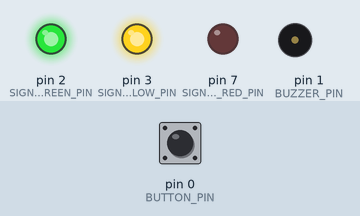
Bench run of a sketch on a simulated Arduino Uno, built with avr-gcc and run on an emulated ATmega328P. Parts: output pins drawn as LEDs (lit = HIGH), buzzer (waves = sounding, pin HIGH). The inputs (shaded band) are chosen by the test bench; at power-on: pin 0 (BUTTON_PIN) HIGH.

Above: at 1.2 s.
1.3 s: pin 0 (BUTTON_PIN) pulled LOW for 0.15 s
At 3.8 s:
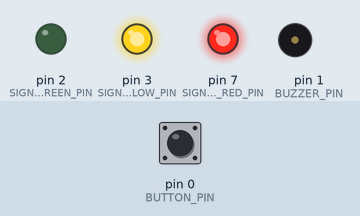
4.3 s: pin 0 (BUTTON_PIN) pulled LOW for 1 s
At 4.58 s:
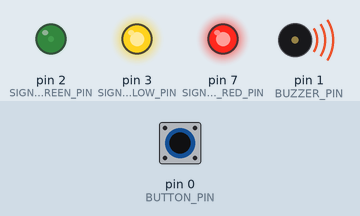
At 30.8 s:
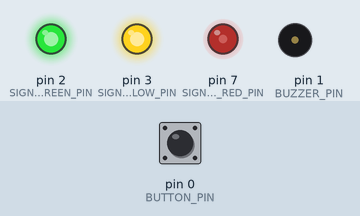
Timing chart, 0 to 31.8 s (numbered marks = the images above; inputs shaded):
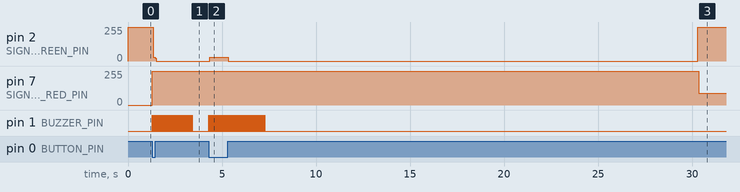

Measured:
- after the input at 1.3 s, pin 2 (SIGNAL_GREEN_PIN): 255/255 → 27/255 at once, → 0/255 0.12 s later; pin 7 (SIGNAL_RED_PIN): 0/255 → 255/255 at once; pin 1 (BUZZER_PIN): alternates HIGH for 0.02 s and LOW for 0.05 s, 62 changes in all, then stays LOW, starting at once
- after the input at 4.3 s, pin 2 (SIGNAL_GREEN_PIN): 0/255 → 27/255 at once, → 0/255 1.0 s later, → 255/255 25.0 s later; pin 7 (SIGNAL_RED_PIN): 255/255 → 90/255 after 26.0 s instead of 22.2 s; pin 1 (BUZZER_PIN): alternates HIGH for 0.02 s and LOW for 0.05 s, 86 changes in all, then stays LOW, starting at once

The sketch:

nowheres_entry_signal.ino
```cpp
#define SIGNAL_RED_PIN 7  // PA7, Tiny 6
#define SIGNAL_YELLOW_PIN 3  // PA3, Tiny 10
#define SIGNAL_GREEN_PIN 2  // PA2, Tiny 11
#define BUZZER_PIN 1  // Tiny 12
#define BUTTON_PIN 0 // PA0, Tiny 13
// #define LED_L_PIN 13

#define GREEN_TIME_MS 25000
#define YELLOW_TIME_MS 0  // disabled for now

#define BUZZER_NOTE_LENGTH_MS 20
#define BUZZER_REST_LENGTH_MS 50
#define BUZZER_TOTAL_SONG_LENGTH_MS 2000
#define BUZZER_PERIOD_MS (BUZZER_NOTE_LENGTH_MS + BUZZER_REST_LENGTH_MS)

unsigned long buttonPressedMs = 0;
unsigned short buzzerNoteAndRestStartTimeMs = 0;

void SetSignal(const int onPin) {
  digitalWrite(SIGNAL_RED_PIN, HIGH);
  digitalWrite(SIGNAL_YELLOW_PIN, HIGH);
  digitalWrite(SIGNAL_GREEN_PIN, HIGH);
  digitalWrite(onPin, LOW);
}

void PokeBuzzer(const unsigned long now_ms) {
  unsigned long msSinceButtonPress = now_ms - buttonPressedMs;
  if (buttonPressedMs > 0 && msSinceButtonPress < BUZZER_TOTAL_SONG_LENGTH_MS) {
    if (buzzerNoteAndRestStartTimeMs == 0) {
      buzzerNoteAndRestStartTimeMs = now_ms;
    }

    unsigned long currentNoteDurationMs = now_ms - buzzerNoteAndRestStartTimeMs;
    if (currentNoteDurationMs < BUZZER_NOTE_LENGTH_MS) {
      digitalWrite(BUZZER_PIN, HIGH);
    } else if (currentNoteDurationMs < BUZZER_PERIOD_MS) {
      digitalWrite(BUZZER_PIN, LOW);
    } else {
      // start a new note
      buzzerNoteAndRestStartTimeMs = 0;
    }
  } else {
    buzzerNoteAndRestStartTimeMs = 0;
    digitalWrite(BUZZER_PIN, LOW);
  }
}

void setup() {
  pinMode(SIGNAL_RED_PIN, OUTPUT);
  pinMode(SIGNAL_YELLOW_PIN, OUTPUT);
  pinMode(SIGNAL_GREEN_PIN, OUTPUT);
  pinMode(BUZZER_PIN, OUTPUT);
  pinMode(BUTTON_PIN, INPUT_PULLUP);
  // pinMode(LED_L_PIN, OUTPUT);

  SetSignal(SIGNAL_RED_PIN);
}

void loop() {
  unsigned long now_ms = millis();
  if (digitalRead(BUTTON_PIN) == LOW) { // active
    buttonPressedMs = now_ms;
    // digitalWrite(LED_L_PIN, HIGH);
    SetSignal(SIGNAL_GREEN_PIN);
  } else {
    // digitalWrite(LED_L_PIN, LOW);
  }

  PokeBuzzer(now_ms);

  unsigned long msSinceButtonPress = now_ms - buttonPressedMs;
  if (msSinceButtonPress > (GREEN_TIME_MS + YELLOW_TIME_MS)) {
    SetSignal(SIGNAL_RED_PIN);
  } else if (msSinceButtonPress > GREEN_TIME_MS) {
    SetSignal(SIGNAL_YELLOW_PIN);
  }
}
```
